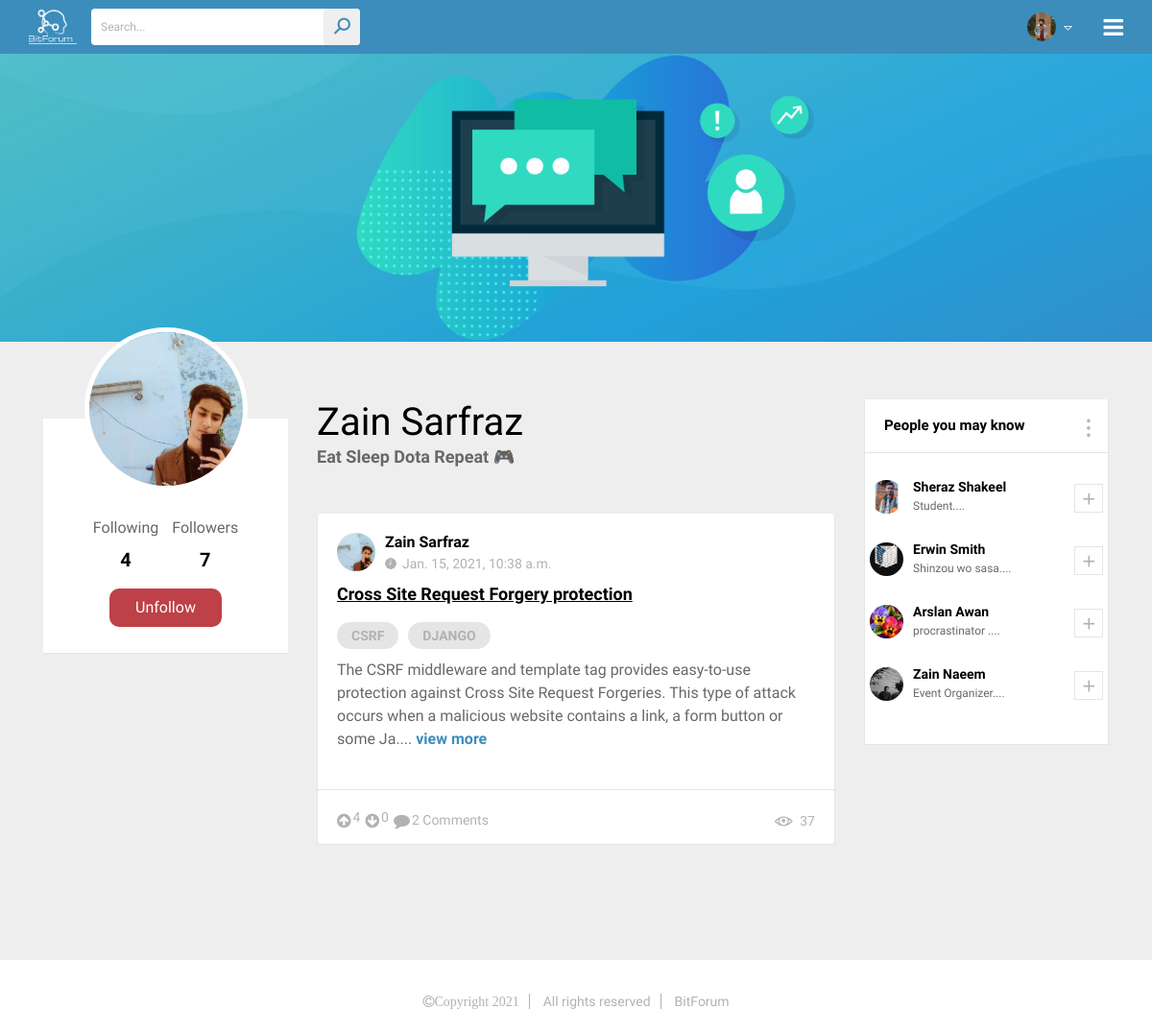
Before: /viewProfile/6 (signed in) with the older database file.
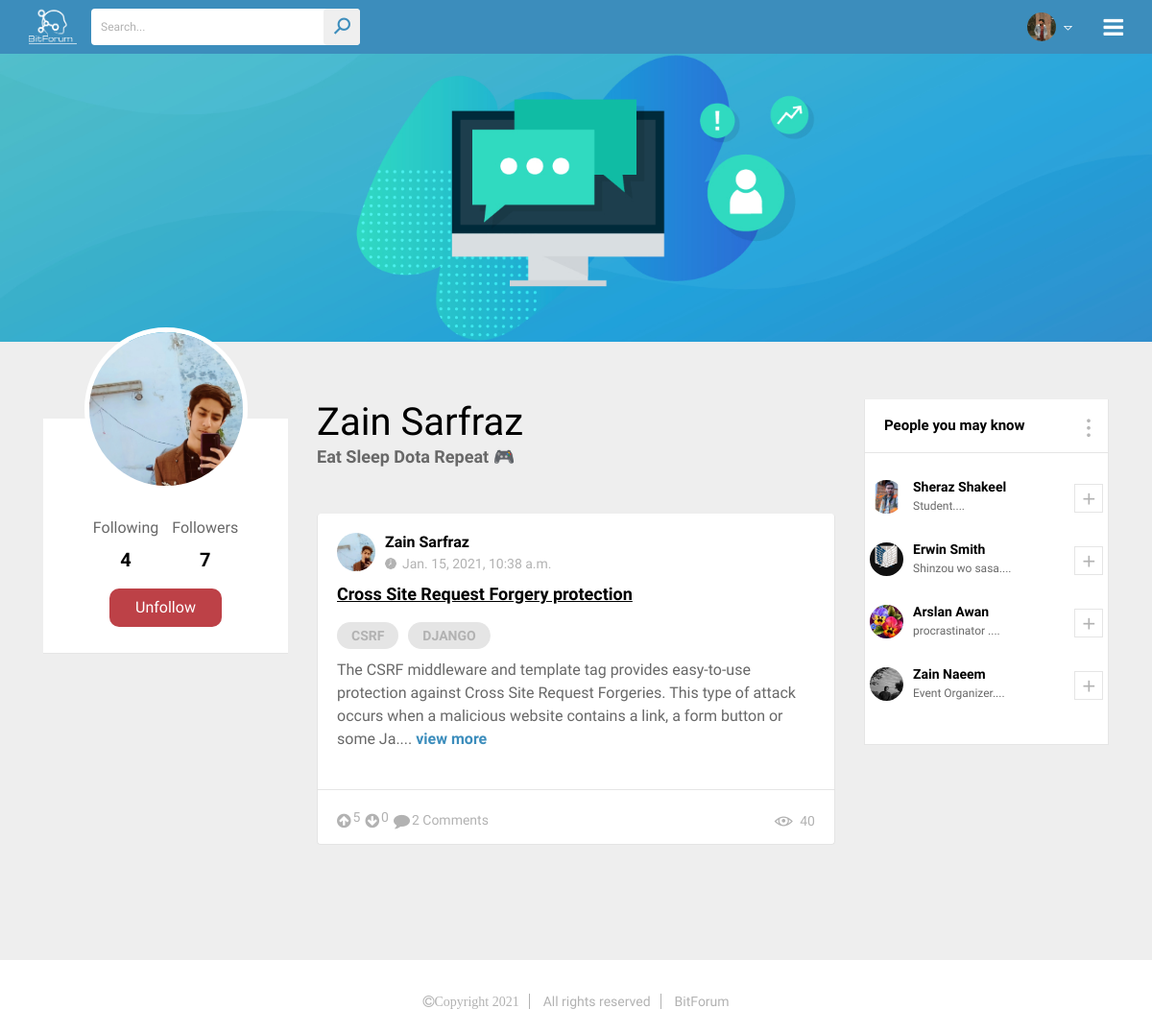
After: the same page with the newer database file.
### posts/models.py (models this page shows, shortened)
class Post(models.Model):
    title = models.CharField(max_length=80)
    content = models.TextField()
    date_time = models.DateTimeField(auto_now_add=True)
    no_of_views = models.PositiveIntegerField(default=0)
    user_id = models.ForeignKey(User,related_name='post_author',on_delete=models.CASCADE)

class User(models.Model):
    email = models.EmailField(max_length=254,unique=True)
    name = models.TextField()
    password = models.TextField(max_length=15)
    status = models.TextField(max_length=250)
    profile_pic = models.ImageField(upload_to='')

### bitforum/views.py (the view)
# urls.py: path('viewProfile/<int:uid>',viewProfile,name='viewProfile'),
def viewProfile(request,uid):
    if 'email' not in request.session:
        return redirect(login_signup_page)
    user = User.objects.get(email=request.session['email'])
    checkFollowingFlag = False
    checkFollowing = FollowersFollowings.objects.filter(followerId=user,followingId=User.objects.get(id=uid))
    if checkFollowing.exists():
        checkFollowingFlag = True
    if user.id == uid:
        return redirect(myProfile)
    userprofile = User.objects.get(id=uid)
    following_count = FollowersFollowings.objects.filter(followerId=userprofile.id)
    followers_count = FollowersFollowings.objects.filter(followingId=userprofile.id)
    followed_topics_2 = TopicFollower.objects.filter(followerId=userprofile.id)
    following_count_2 = FollowersFollowings.objects.filter(followerId=user.id)
    followers_count_2 = FollowersFollowings.objects.filter(followingId=user.id)
    followed_topics = TopicFollower.objects.filter(followerId=user.id)
    myPosts = Post.objects.filter(user_id=userprofile)
    postsToShow = []
    for i in myPosts:
        onePost = {}
        onePost['post'] = i
        onePost['upvote'] = len(Upvote.objects.filter(postId=i))
        onePost['downvote'] = len(Downvote.objects.filter(postId=i))
        onePost['comments'] = len(Comment.objects.filter(postId=i))
        topicListOfThatPost = []
        contains = Contains.objects.filter(postId=i)
        for j in contains:
            topicListOfThatPost.append(Topic.objects.get(id=j.topicId.id))
        onePost['topicsList'] = topicListOfThatPost
        postsToShow.append(onePost)
    people_you_may_know = []
    allUser = User.objects.all()
    for u in allUser:
        found = False
        if u.email == user.email:
            continue
        for temp in following_count_2:
            if temp.followingId.email == u.email:
                found = True
                break
        if found:
            continue
        else:
            people_you_may_know.append(u)
    people_you_may_know = people_you_may_know[0:4]
    postsToShow = postsToShow[::-1]
    for p in postsToShow:
        try:
            x = Upvote.objects.get(postId=p['post'].id, userId=user)
            p['checkUp'] = True
        except Upvote.DoesNotExist:
            p['checkUp'] = False
        try:
            x = Downvote.objects.get(postId=p['post'].id, userId=user)
            p['checkDown'] = True
        except Downvote.DoesNotExist:
            p['checkDown'] = False
    return render(request,'user-profile.html',{'user': user,'followers_count': len(followers_count),
                   'following_count': len(following_count) + len(followed_topics_2),'userprofile':userprofile,'userPosts': postsToShow,'people':people_you_may_know,'check_following_flag':checkFollowingFlag})

### templates/user-profile.html (shortened to what the changed rows need)
{% load static %}
<!DOCTYPE html>
<html>
<head>
<link rel="stylesheet" type="text/css" href="{% static 'css/animate.css' %}">
<link rel="stylesheet" type="text/css" href="{% static 'css/bootstrap.min.css' %}">
<link rel="stylesheet" type="text/css" href="{% static 'css/line-awesome.css' %}">
<link rel="stylesheet" type="text/css" href="{% static 'css/line-awesome-font-awesome.min.css' %}">
<link rel="stylesheet" type="text/css" href="{% static 'css/font-awesome.min.css' %}">
<link rel="stylesheet" type="text/css" href="{% static 'lib/slick/slick.css' %}">
<link rel="stylesheet" type="text/css" href="{% static 'lib/slick/slick-theme.css' %}">
<link rel="stylesheet" type="text/css" href="{% static 'css/style.css' %}">
<link rel="stylesheet" type="text/css" href="{% static 'css/responsive.css' %}">
</head>
<body onload="start()">
	<div class="wrapper">
		<main>
			<div class="main-section">
				<div class="container">
					<div class="main-section-data">
						<div class="row">
							<div class="col-lg-6">
								<div class="main-ws-sec">
									<div class="product-feed-tab current" id="feed-dd">
										<div class="posts-section">
                                            {% for post in userPosts %}
											<div class="post-bar">
												<div class="post_topbar">
													<div class="usy-dt">
														<a href="/viewProfile/{{ userprofile.id }}"><img src="../{{ userprofile.profile_pic}} " width="40" height="40" alt=""></a>
														<div class="usy-name">
															<a href="/viewProfile/{{ userprofile.id }}"><h3>{{ userprofile.name }}</h3></a>
															<span><img src="{% static 'images/clock.png' %}" alt="">{{post.post.date_time}}</span>
														</div>
													</div>
												</div>
												<div class="job_descp">
													<a href="/post/{{post.post.id}}" ><h3 style="text-decoration: underline">{{post.post.title}}</h3></a>
													<ul class="skill-tags">
														{% for topic in post.topicsList %}
													<li><a href="#" title="">{{ topic.topic_name }}</a></li>
													{% endfor %}
													</ul>
                                                <p>{{post.post.content | slice:"0:200" | add:"...." }} <a href="/post/{{post.post.id}}" title="">view more</a></p>
												</div>
												<div class="job-status-bar">
													<ul class="like-com">
														<li>
															<a onclick="upvoteAjax(this.name)" name="{{post.post.id}}"  style="cursor:pointer;">
															{% if post.checkUp %}
															<i class="fa fa-arrow-circle-up" id="{{post.post.id}}upvote-icon" style="color: #3c8dbc" aria-hidden="true"></i>
															{% else %}
															<i class="fa fa-arrow-circle-up" id="{{post.post.id}}upvote-icon" aria-hidden="true"></i>
															{% endif %}
																<div style="float: right" id="{{post.post.id}}upvote-count"> {{post.upvote}}  </div></a>
															<a style="cursor: pointer" onclick="downvoteAjax(this.name)" name="{{post.post.id}}" >
																{% if post.checkDown %}
																<i class="fa fa-arrow-circle-down" id="{{post.post.id}}downvote-icon" style="color:red;"  aria-hidden="true"></i>
																{% else %}
																<i class="fa fa-arrow-circle-down" id="{{post.post.id}}downvote-icon"  aria-hidden="true"></i>
																{% endif %}
																<div style="float: right" id="{{post.post.id}}downvote-count"> {{post.downvote}}  </div></a>
														<a href="/post/{{post.post.id}}"><i class="fa fa-comment" aria-hidden="true"></i>{{post.comments}} Comments</a>
														</li>
													</ul>
													<a><i class="la la-eye"></i>{{post.post.no_of_views}}</a>
												</div>
											</div>
                                            {% endfor %}
										</div>
									</div>
								</div>
							</div>
						</div>
					</div>
				</div>
			</div>
		</main>
	</div>
</body>
</html>

Changed rows visible on the page:
changed Post "Cross Site Request Forgery protection": upvote "4" → "5"; post.no_of_views "37" → "40"
